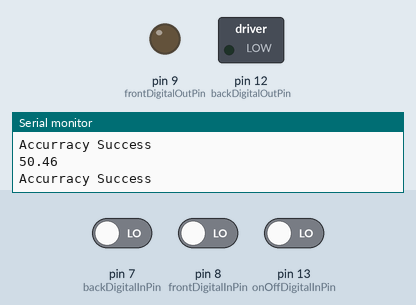
This sketch was run on a simulated Arduino Uno, built with avr-gcc and run on an emulated ATmega328P. Parts: switched loads named in the sketch (green lamp = pin HIGH), output pins drawn as LEDs (lit = HIGH), the last lines printed to the serial monitor. Dashed ring = blinking. The test bench sets the inputs (shaded band); at power-on: pin 13 (onOffDigitalInPin) LOW, pin 7 (backDigitalInPin) LOW, pin 8 (frontDigitalInPin) LOW.

Above: at 1.2 s.
1.3 s: pin 13 (onOffDigitalInPin) driven HIGH
At 1.41 s:
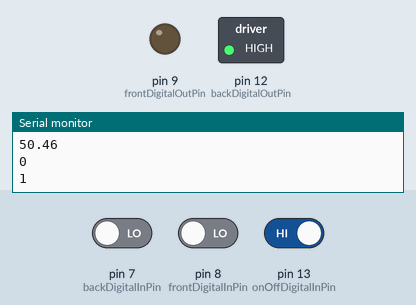
At 10.81 s:
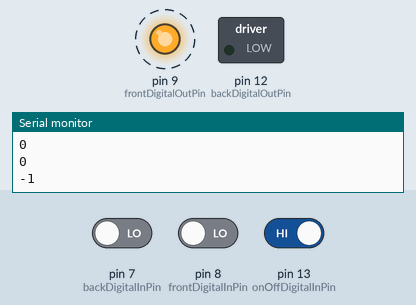
Timing chart, 0 to 12.6 s (numbered marks = the images above; inputs shaded):
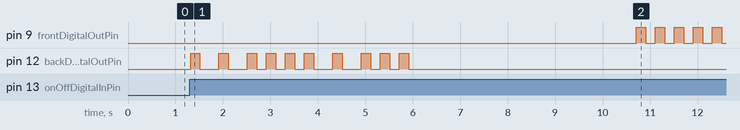

The sketch:

Taptic_Initial_Guesswork_Right.ino
```cpp
const int onIntensity = HIGH;
const int offIntensity = LOW;

const int frontDigitalOutPin = 9;
const int backDigitalOutPin = 12;

const int frontDigitalInPin = 8;
const int backDigitalInPin = 7;

const int onOffDigitalInPin = 13;

// -1 = Back, 0 = Nothing, 1 = Front.
const int steps[] = {0, 1, 0, 0, 1, 0, 0, 1, 0, 1, 0, 1, 0, 1, 0, 0, 1, 0, 0, 1, 0, 1, 0, 1,
                     0, 0, 0, 0, 0, 0, 0, 0, 0, 0, 0, 0, 0, 0, 0, 0, 0, 0, 0, 0, 0, 0, 0, 0,
                     -1, 0, -1, 0, -1, 0, -1, 0, -1, 0, -1, 0, -1, 0, 0, 0, 0, 0, 0, 0, 0, 0, 0, 0,
                     0, 0, 0, -1, 0, 0, 0, 0, 0, -1, 0, 0, 0, -1, 0, 0, 0, 0, 0, -1, 0, 0, 0, -1,
                     0, 0, 0, -1};
const int stepDelay = 200;
const int pauseDelay = 200;
const int stepCount = sizeof(steps) / sizeof(int);

long stepInitialTapTime[stepCount];
const float acceptedAccuracy = .5;

void setup() {
  // put your setup code here, to run once:
  Serial.begin(9600);
  pinMode(frontDigitalOutPin, OUTPUT);
  pinMode(backDigitalOutPin, OUTPUT);
  pinMode(onOffDigitalInPin, INPUT);
}

void loop() {
  // put your main code here, to run repeatedly:
  long time = millis();
  int onOff = digitalRead(onOffDigitalInPin);
  if(onOff == HIGH){
    for (int i=0; i < stepCount; i++){
      int nextStep = steps[i];
      long endTime = time;
      if(nextStep == 0){
        endTime += pauseDelay * i;
      } else {
        endTime += stepDelay * i;
      }

      bool hasTapped = false;
      long startTime = millis();
      Serial.println(nextStep);
      while(millis() < endTime){
        runStep(nextStep, i);
        if(!hasTapped){
          hasTapped = checkForTap(nextStep);
          long timeDifference = millis() - startTime;
          stepInitialTapTime[i] = abs(timeDifference);
        }
      }
      clearMotors();
    }
  }
  float accuracy = calculateAccuracy();
  if(accuracy > acceptedAccuracy){
    Serial.println("Accurracy Success");
    Serial.println(accuracy);
  } else {
    // Indicate Failure
    Serial.println("Accurracy Failure");
    Serial.println(accuracy);
  }
}

// Output the analog signal
void runStep(int step, int stepNumber){
  // Setup correct input and output pins based on what the step is.
  int targetMotor = 0;
  if(step == -1){
    targetMotor = frontDigitalOutPin;
  } else if (step == 1){
    targetMotor = backDigitalOutPin;
  } else {
    return;
  }
  digitalWrite(targetMotor, onIntensity);
}

// Check if there has been a tap on the target foot
bool checkForTap(int step){
  int targetReceiver = 0;
  if(step == -1){
    targetReceiver = frontDigitalInPin;
  } else if (step == 1){
    targetReceiver = backDigitalInPin;
  } else {
    return false;
  }

  return digitalRead(targetReceiver) == HIGH;
}

float calculateAccuracy(){
  long deltaSum = 0;
  for (int i=0; i <= stepCount; i++){
    long delta = (i * stepDelay) - stepInitialTapTime[i];
    deltaSum += delta;
  }

  return (((float)deltaSum)/stepCount) / stepDelay;
}

void clearMotors(){
  digitalWrite(frontDigitalOutPin, offIntensity);
  digitalWrite(backDigitalOutPin, offIntensity);
}
```

Measured:
- after the input at 1.3 s, pin 9 (frontDigitalOutPin): alternates HIGH for 0.20 s and LOW for 0.20 s, starting after 9.4 s; pin 12 (backDigitalOutPin): LOW → HIGH at once, → LOW 0.19 s later, → HIGH 0.40 s later, → LOW 0.20 s later, … (20 changes in this stretch)
